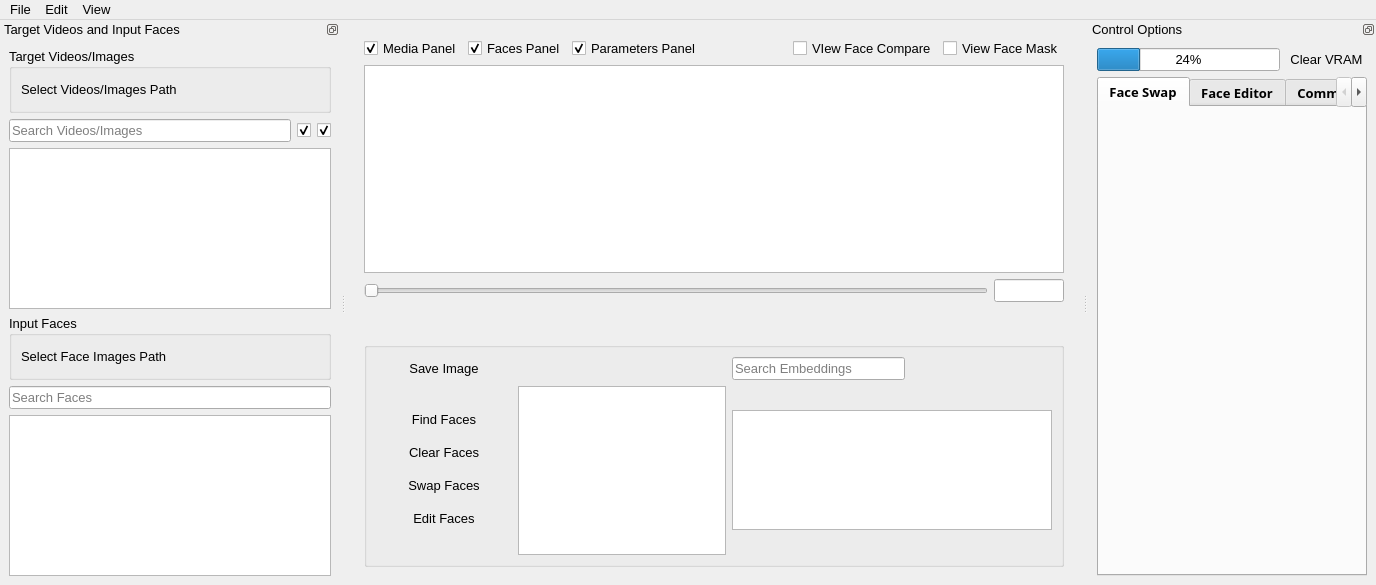
<?xml version="1.0" encoding="UTF-8"?>
<ui version="4.0">
 <class>MainWindow</class>
 <widget class="QMainWindow" name="MainWindow">
  <property name="geometry">
   <rect>
    <x>0</x>
    <y>0</y>
    <width>1376</width>
    <height>585</height>
   </rect>
  </property>
  <property name="font">
   <font>
    <pointsize>10</pointsize>
   </font>
  </property>
  <property name="windowTitle">
   <string>VisoMaster v0.1.6</string>
  </property>
  <property name="windowIcon">
   <iconset resource="media.qrc">
    <normaloff>:/media/media/visomaster_small.png</normaloff>:/media/media/visomaster_small.png</iconset>
  </property>
  <widget class="QWidget" name="centralwidget">
   <layout class="QHBoxLayout" name="horizontalLayout">
    <item>
     <widget class="QWidget" name="mediaLayout" native="true">
      <property name="sizePolicy">
       <sizepolicy hsizetype="Expanding" vsizetype="Preferred">
        <horstretch>2</horstretch>
        <verstretch>0</verstretch>
       </sizepolicy>
      </property>
      <layout class="QVBoxLayout" name="verticalLayout">
       <item>
        <layout class="QHBoxLayout" name="panelVisibilityCheckBoxLayout">
         <item>
          <widget class="QCheckBox" name="mediaPanelCheckBox">
           <property name="text">
            <string>Media Panel</string>
           </property>
           <property name="checked">
            <bool>true</bool>
           </property>
          </widget>
         </item>
         <item>
          <widget class="QCheckBox" name="facesPanelCheckBox">
           <property name="text">
            <string>Faces Panel</string>
           </property>
           <property name="checked">
            <bool>true</bool>
           </property>
          </widget>
         </item>
         <item>
          <widget class="QCheckBox" name="parametersPanelCheckBox">
           <property name="text">
            <string>Parameters Panel</string>
           </property>
           <property name="checked">
            <bool>true</bool>
           </property>
          </widget>
         </item>
         <item>
          <spacer name="horizontalSpacer_8">
           <property name="orientation">
            <enum>Qt::Orientation::Horizontal</enum>
           </property>
           <property name="sizeHint" stdset="0">
            <size>
             <width>20</width>
             <height>20</height>
            </size>
           </property>
          </spacer>
         </item>
         <item>
          <widget class="QCheckBox" name="faceCompareCheckBox">
           <property name="text">
            <string>VIew Face Compare</string>
           </property>
          </widget>
         </item>
         <item>
          <widget class="QCheckBox" name="faceMaskCheckBox">
           <property name="text">
            <string>View Face Mask</string>
           </property>
          </widget>
         </item>
        </layout>
       </item>
       <item>
        <widget class="QGraphicsView" name="graphicsViewFrame"/>
       </item>
       <item>
        <layout class="QVBoxLayout" name="verticalLayoutMediaControls">
         <item>
          <layout class="QHBoxLayout" name="horizontalLayoutMediaSlider">
           <item>
            <widget class="QSlider" name="videoSeekSlider">
             <property name="orientation">
              <enum>Qt::Orientation::Horizontal</enum>
             </property>
            </widget>
           </item>
           <item>
            <widget class="QLineEdit" name="videoSeekLineEdit">
             <property name="sizePolicy">
              <sizepolicy hsizetype="Preferred" vsizetype="Fixed">
               <horstretch>0</horstretch>
               <verstretch>0</verstretch>
              </sizepolicy>
             </property>
             <property name="maximumSize">
              <size>
               <width>70</width>
               <height>16777215</height>
              </size>
             </property>
             <property name="toolTip">
              <string>Frame Number</string>
             </property>
             <property name="clearButtonEnabled">
              <bool>false</bool>
             </property>
            </widget>
           </item>
          </layout>
         </item>
         <item>
          <layout class="QHBoxLayout" name="horizontalLayoutMediaButtons">
           <item>
            <spacer name="horizontalSpacer">
             <property name="orientation">
              <enum>Qt::Orientation::Horizontal</enum>
             </property>
             <property name="sizeType">
              <enum>QSizePolicy::Policy::MinimumExpanding</enum>
             </property>
             <property name="sizeHint" stdset="0">
              <size>
               <width>40</width>
               <height>20</height>
              </size>
             </property>
            </spacer>
           </item>
           <item>
            <widget class="QPushButton" name="frameRewindButton">
             <property name="sizePolicy">
              <sizepolicy hsizetype="MinimumExpanding" vsizetype="Fixed">
               <horstretch>0</horstretch>
               <verstretch>0</verstretch>
              </sizepolicy>
             </property>
             <property name="maximumSize">
              <size>
               <width>100</width>
               <height>16777215</height>
              </size>
             </property>
             <property name="text">
              <string/>
             </property>
             <property name="icon">
              <iconset resource="media.qrc">
               <normaloff>:/media/media/previous_marker_off.png</normaloff>:/media/media/previous_marker_off.png</iconset>
             </property>
             <property name="flat">
              <bool>true</bool>
             </property>
            </widget>
           </item>
           <item>
            <spacer name="horizontalSpacer_3">
             <property name="orientation">
              <enum>Qt::Orientation::Horizontal</enum>
             </property>
             <property name="sizeType">
              <enum>QSizePolicy::Policy::Minimum</enum>
             </property>
             <property name="sizeHint" stdset="0">
              <size>
               <width>40</width>
               <height>20</height>
              </size>
             </property>
            </spacer>
           </item>
           <item>
            <widget class="QPushButton" name="buttonMediaRecord">
             <property name="text">
              <string/>
             </property>
             <property name="icon">
              <iconset resource="media.qrc">
               <normaloff>:/media/media/rec_off.png</normaloff>:/media/media/rec_off.png</iconset>
             </property>
             <property name="checkable">
              <bool>true</bool>
             </property>
             <property name="flat">
              <bool>true</bool>
             </property>
            </widget>
           </item>
           <item>
            <spacer name="horizontalSpacer_6">
             <property name="orientation">
              <enum>Qt::Orientation::Horizontal</enum>
             </property>
             <property name="sizeType">
              <enum>QSizePolicy::Policy::Minimum</enum>
             </property>
             <property name="sizeHint" stdset="0">
              <size>
               <width>30</width>
               <height>20</height>
              </size>
             </property>
            </spacer>
           </item>
           <item>
            <widget class="QPushButton" name="buttonMediaPlay">
             <property name="sizePolicy">
              <sizepolicy hsizetype="MinimumExpanding" vsizetype="Minimum">
               <horstretch>0</horstretch>
               <verstretch>0</verstretch>
              </sizepolicy>
             </property>
             <property name="maximumSize">
              <size>
               <width>100</width>
               <height>16777215</height>
              </size>
             </property>
             <property name="text">
              <string/>
             </property>
             <property name="icon">
              <iconset resource="media.qrc">
               <normaloff>:/media/media/play_off.png</normaloff>:/media/media/play_off.png</iconset>
             </property>
             <property name="checkable">
              <bool>true</bool>
             </property>
             <property name="flat">
              <bool>true</bool>
             </property>
            </widget>
           </item>
           <item>
            <spacer name="horizontalSpacer_4">
             <property name="orientation">
              <enum>Qt::Orientation::Horizontal</enum>
             </property>
             <property name="sizeType">
              <enum>QSizePolicy::Policy::Minimum</enum>
             </property>
             <property name="sizeHint" stdset="0">
              <size>
               <width>40</width>
               <height>20</height>
              </size>
             </property>
            </spacer>
           </item>
           <item>
            <widget class="QPushButton" name="frameAdvanceButton">
             <property name="sizePolicy">
              <sizepolicy hsizetype="MinimumExpanding" vsizetype="Fixed">
               <horstretch>0</horstretch>
               <verstretch>0</verstretch>
              </sizepolicy>
             </property>
             <property name="maximumSize">
              <size>
               <width>100</width>
               <height>16777215</height>
              </size>
             </property>
             <property name="text">
              <string/>
             </property>
             <property name="icon">
              <iconset resource="media.qrc">
               <normaloff>:/media/media/next_marker_off.png</normaloff>:/media/media/next_marker_off.png</iconset>
             </property>
             <property name="flat">
              <bool>true</bool>
             </property>
            </widget>
           </item>
           <item>
            <spacer name="horizontalSpacer_2">
             <property name="orientation">
              <enum>Qt::Orientation::Horizontal</enum>
             </property>
             <property name="sizeType">
              <enum>QSizePolicy::Policy::Minimum</enum>
             </property>
             <property name="sizeHint" stdset="0">
              <size>
               <width>40</width>
               <height>20</height>
              </size>
             </property>
            </spacer>
           </item>
           <item>
            <widget class="QPushButton" name="addMarkerButton">
             <property name="toolTip">
              <string>Add Marker</string>
             </property>
             <property name="text">
              <string/>
             </property>
             <property name="icon">
              <iconset resource="media.qrc">
               <normaloff>:/media/media/add_marker_hover.png</normaloff>:/media/media/add_marker_hover.png</iconset>
             </property>
             <property name="flat">
              <bool>true</bool>
             </property>
            </widget>
           </item>
           <item>
            <widget class="QPushButton" name="removeMarkerButton">
             <property name="toolTip">
              <string>Remove Marker</string>
             </property>
             <property name="text">
              <string/>
             </property>
             <property name="icon">
              <iconset resource="media.qrc">
               <normaloff>:/media/media/remove_marker_hover.png</normaloff>:/media/media/remove_marker_hover.png</iconset>
             </property>
             <property name="flat">
              <bool>true</bool>
             </property>
            </widget>
           </item>
           <item>
            <widget class="QPushButton" name="previousMarkerButton">
             <property name="toolTip">
              <string>Move to Previous Marker</string>
             </property>
             <property name="text">
              <string/>
             </property>
             <property name="icon">
              <iconset resource="media.qrc">
               <normaloff>:/media/media/previous_marker_hover.png</normaloff>:/media/media/previous_marker_hover.png</iconset>
             </property>
             <property name="flat">
              <bool>true</bool>
             </property>
            </widget>
           </item>
           <item>
            <widget class="QPushButton" name="nextMarkerButton">
             <property name="toolTip">
              <string>Move to Next Marker</string>
             </property>
             <property name="text">
              <string/>
             </property>
             <property name="icon">
              <iconset resource="media.qrc">
               <normaloff>:/media/media/next_marker_hover.png</normaloff>:/media/media/next_marker_hover.png</iconset>
             </property>
             <property name="flat">
              <bool>true</bool>
             </property>
            </widget>
           </item>
           <item>
            <widget class="QPushButton" name="viewFullScreenButton">
             <property name="toolTip">
              <string>View Fullscreen (F11)</string>
             </property>
             <property name="text">
              <string/>
             </property>
             <property name="icon">
              <iconset resource="media.qrc">
               <normaloff>:/media/media/fullscreen.png</normaloff>:/media/media/fullscreen.png</iconset>
             </property>
             <property name="flat">
              <bool>true</bool>
             </property>
            </widget>
           </item>
           <item>
            <spacer name="horizontalSpacer_5">
             <property name="orientation">
              <enum>Qt::Orientation::Horizontal</enum>
             </property>
             <property name="sizeHint" stdset="0">
              <size>
               <width>40</width>
               <height>20</height>
              </size>
             </property>
            </spacer>
           </item>
          </layout>
         </item>
        </layout>
       </item>
       <item>
        <spacer name="verticalSpacer">
         <property name="orientation">
          <enum>Qt::Orientation::Vertical</enum>
         </property>
         <property name="sizeType">
          <enum>QSizePolicy::Policy::Preferred</enum>
         </property>
         <property name="sizeHint" stdset="0">
          <size>
           <width>20</width>
           <height>5</height>
          </size>
         </property>
        </spacer>
       </item>
       <item>
        <widget class="QGroupBox" name="facesPanelGroupBox">
         <property name="sizePolicy">
          <sizepolicy hsizetype="Preferred" vsizetype="Fixed">
           <horstretch>0</horstretch>
           <verstretch>0</verstretch>
          </sizepolicy>
         </property>
         <property name="minimumSize">
          <size>
           <width>0</width>
           <height>180</height>
          </size>
         </property>
         <property name="maximumSize">
          <size>
           <width>16777215</width>
           <height>225</height>
          </size>
         </property>
         <property name="autoFillBackground">
          <bool>false</bool>
         </property>
         <property name="flat">
          <bool>true</bool>
         </property>
         <property name="checkable">
          <bool>false</bool>
         </property>
         <layout class="QGridLayout" name="gridLayout_2">
          <item row="1" column="0">
           <widget class="QWidget" name="facesButtonsWidget" native="true">
            <property name="sizePolicy">
             <sizepolicy hsizetype="Minimum" vsizetype="Preferred">
              <horstretch>0</horstretch>
              <verstretch>0</verstretch>
             </sizepolicy>
            </property>
            <layout class="QVBoxLayout" name="verticalLayout_8">
             <item>
              <widget class="QWidget" name="verticalWidget" native="true">
               <layout class="QVBoxLayout" name="controlButtonsLayout">
                <item>
                 <widget class="QPushButton" name="findTargetFacesButton">
                  <property name="minimumSize">
                   <size>
                    <width>100</width>
                    <height>0</height>
                   </size>
                  </property>
                  <property name="text">
                   <string>Find Faces</string>
                  </property>
                  <property name="checkable">
                   <bool>false</bool>
                  </property>
                  <property name="flat">
                   <bool>true</bool>
                  </property>
                 </widget>
                </item>
                <item>
                 <widget class="QPushButton" name="clearTargetFacesButton">
                  <property name="text">
                   <string>Clear Faces</string>
                  </property>
                  <property name="checkable">
                   <bool>false</bool>
                  </property>
                  <property name="flat">
                   <bool>true</bool>
                  </property>
                 </widget>
                </item>
                <item>
                 <widget class="QPushButton" name="swapfacesButton">
                  <property name="text">
                   <string>Swap Faces</string>
                  </property>
                  <property name="checkable">
                   <bool>true</bool>
                  </property>
                  <property name="flat">
                   <bool>true</bool>
                  </property>
                 </widget>
                </item>
                <item>
                 <widget class="QPushButton" name="editFacesButton">
                  <property name="text">
                   <string>Edit Faces</string>
                  </property>
                  <property name="checkable">
                   <bool>true</bool>
                  </property>
                  <property name="default">
                   <bool>false</bool>
                  </property>
                  <property name="flat">
                   <bool>true</bool>
                  </property>
                 </widget>
                </item>
               </layout>
              </widget>
             </item>
            </layout>
           </widget>
          </item>
          <item row="1" column="2">
           <widget class="QListWidget" name="inputEmbeddingsList">
            <property name="sizePolicy">
             <sizepolicy hsizetype="Expanding" vsizetype="Fixed">
              <horstretch>4</horstretch>
              <verstretch>0</verstretch>
             </sizepolicy>
            </property>
            <property name="minimumSize">
             <size>
              <width>320</width>
              <height>120</height>
             </size>
            </property>
            <property name="maximumSize">
             <size>
              <width>16777215</width>
              <height>120</height>
             </size>
            </property>
            <property name="verticalScrollBarPolicy">
             <enum>Qt::ScrollBarAlwaysOff</enum>
            </property>
            <property name="horizontalScrollBarPolicy">
             <enum>Qt::ScrollBarAsNeeded</enum>
            </property>
            <property name="toolTip">
             <string>Save Embedding</string>
            </property>
            <property name="uniformItemSizes">
             <bool>true</bool>
            </property>
            <property name="viewMode">
             <enum>QListView::IconMode</enum>
            </property>
            <property name="movement">
             <enum>QListView::Static</enum>
            </property>
            <property name="wrapping">
             <bool>true</bool>
            </property>
            <property name="layoutMode">
             <enum>QListView::Batched</enum>
            </property>
            <property name="spacing">
             <number>4</number>
            </property>
            <property name="autoScroll">
             <bool>false</bool>
            </property>
           </widget>
          </item>
          <item row="0" column="0">
           <layout class="QHBoxLayout" name="horizontalLayout_4">
            <item>
             <widget class="QPushButton" name="saveImageButton">
              <property name="text">
               <string>Save Image</string>
              </property>
              <property name="flat">
               <bool>true</bool>
              </property>
             </widget>
            </item>
           </layout>
          </item>
          <item row="0" column="2">
           <layout class="QHBoxLayout" name="horizontalLayout_3">
            <item>
             <widget class="QLineEdit" name="inputEmbeddingsSearchBox">
              <property name="placeholderText">
               <string>Search Embeddings</string>
              </property>
             </widget>
            </item>
            <item>
             <widget class="QPushButton" name="openEmbeddingButton">
              <property name="toolTip">
               <string>Open Embedding File</string>
              </property>
              <property name="text">
               <string/>
              </property>
              <property name="icon">
               <iconset resource="media.qrc">
                <normaloff>:/media/media/open_file.png</normaloff>:/media/media/open_file.png</iconset>
              </property>
              <property name="flat">
               <bool>true</bool>
              </property>
             </widget>
            </item>
            <item>
             <widget class="QPushButton" name="saveEmbeddingButton">
              <property name="toolTip">
               <string>Save Embedding</string>
              </property>
              <property name="text">
               <string/>
              </property>
              <property name="icon">
               <iconset resource="media.qrc">
                <normaloff>:/media/media/save_file.png</normaloff>:/media/media/save_file.png</iconset>
              </property>
              <property name="flat">
               <bool>true</bool>
              </property>
             </widget>
            </item>
            <item>
             <widget class="QPushButton" name="saveEmbeddingAsButton">
              <property name="toolTip">
               <string>Save Embedding As</string>
              </property>
              <property name="text">
               <string/>
              </property>
              <property name="icon">
               <iconset resource="media.qrc">
                <normaloff>:/media/media/save_file_as.png</normaloff>:/media/media/save_file_as.png</iconset>
              </property>
              <property name="flat">
               <bool>true</bool>
              </property>
             </widget>
            </item>
           </layout>
          </item>
          <item row="1" column="1">
           <widget class="QListWidget" name="targetFacesList">
            <property name="autoFillBackground">
             <bool>true</bool>
            </property>
            <property name="autoScroll">
             <bool>false</bool>
            </property>
           </widget>
          </item>
         </layout>
        </widget>
       </item>
      </layout>
     </widget>
    </item>
   </layout>
  </widget>
  <widget class="QDockWidget" name="input_Target_DockWidget">
   <property name="sizePolicy">
    <sizepolicy hsizetype="Preferred" vsizetype="Preferred">
     <horstretch>4</horstretch>
     <verstretch>0</verstretch>
    </sizepolicy>
   </property>
   <property name="minimumSize">
    <size>
     <width>340</width>
     <height>369</height>
    </size>
   </property>
   <property name="features">
    <set>QDockWidget::DockWidgetFeature::DockWidgetFloatable|QDockWidget::DockWidgetFeature::DockWidgetMovable</set>
   </property>
   <property name="windowTitle">
    <string>Target Videos and Input Faces</string>
   </property>
   <attribute name="dockWidgetArea">
    <number>1</number>
   </attribute>
   <widget class="QWidget" name="dockWidgetContents">
    <layout class="QGridLayout" name="gridLayout_4">
     <item row="0" column="0">
      <layout class="QVBoxLayout" name="vboxLayout">
       <item>
        <widget class="QGroupBox" name="groupBox_TargetVideos_Select">
         <property name="title">
          <string>Target Videos/Images</string>
         </property>
         <layout class="QGridLayout" name="gridLayout_3">
          <item row="0" column="0">
           <layout class="QHBoxLayout" name="horizontalLayout_7">
            <item>
             <widget class="QLabel" name="labelTargetVideosPath">
              <property name="text">
               <string>Select Videos/Images Path</string>
              </property>
              <property name="wordWrap">
               <bool>false</bool>
              </property>
             </widget>
            </item>
            <item>
             <widget class="QPushButton" name="buttonTargetVideosPath">
              <property name="sizePolicy">
               <sizepolicy hsizetype="Fixed" vsizetype="Fixed">
                <horstretch>0</horstretch>
                <verstretch>0</verstretch>
               </sizepolicy>
              </property>
              <property name="toolTip">
               <string>Choose Target Media Folder</string>
              </property>
              <property name="text">
               <string/>
              </property>
              <property name="icon">
               <iconset resource="media.qrc">
                <normaloff>:/media/media/open_file.png</normaloff>:/media/media/open_file.png</iconset>
              </property>
              <property name="iconSize">
               <size>
                <width>18</width>
                <height>18</height>
               </size>
              </property>
              <property name="flat">
               <bool>true</bool>
              </property>
             </widget>
            </item>
           </layout>
          </item>
         </layout>
        </widget>
       </item>
       <item>
        <layout class="QHBoxLayout" name="horizontalLayout_9">
         <item>
          <widget class="QLineEdit" name="targetVideosSearchBox">
           <property name="text">
            <string/>
           </property>
           <property name="placeholderText">
            <string>Search Videos/Images</string>
           </property>
          </widget>
         </item>
         <item>
          <widget class="QCheckBox" name="filterImagesCheckBox">
           <property name="toolTip">
            <string>Include Images</string>
           </property>
           <property name="text">
            <string/>
           </property>
           <property name="icon">
            <iconset resource="media.qrc">
             <normaloff>:/media/media/image.png</normaloff>:/media/media/image.png</iconset>
           </property>
           <property name="checked">
            <bool>true</bool>
           </property>
          </widget>
         </item>
         <item>
          <widget class="QCheckBox" name="filterVideosCheckBox">
           <property name="toolTip">
            <string>Include Videos</string>
           </property>
           <property name="text">
            <string/>
           </property>
           <property name="icon">
            <iconset resource="media.qrc">
             <normaloff>:/media/media/video.png</normaloff>:/media/media/video.png</iconset>
           </property>
           <property name="checked">
            <bool>true</bool>
           </property>
          </widget>
         </item>
        </layout>
       </item>
       <item>
        <widget class="QListWidget" name="targetVideosList">
         <property name="acceptDrops">
          <bool>true</bool>
         </property>
         <property name="autoScroll">
          <bool>false</bool>
         </property>
        </widget>
       </item>
       <item>
        <widget class="QGroupBox" name="groupBox_InputFaces_Select">
         <property name="title">
          <string>Input Faces</string>
         </property>
         <layout class="QGridLayout" name="gridLayout">
          <item row="0" column="0">
           <layout class="QHBoxLayout" name="horizontalLayout_8">
            <item>
             <widget class="QLabel" name="labelInputFacesPath">
              <property name="text">
               <string>Select Face Images Path</string>
              </property>
             </widget>
            </item>
            <item>
             <widget class="QPushButton" name="buttonInputFacesPath">
              <property name="sizePolicy">
               <sizepolicy hsizetype="Fixed" vsizetype="Fixed">
                <horstretch>0</horstretch>
                <verstretch>0</verstretch>
               </sizepolicy>
              </property>
              <property name="toolTip">
               <string>Choose Input Faces Folder</string>
              </property>
              <property name="text">
               <string/>
              </property>
              <property name="icon">
               <iconset resource="media.qrc">
                <normaloff>:/media/media/open_file.png</normaloff>:/media/media/open_file.png</iconset>
              </property>
              <property name="iconSize">
               <size>
                <width>18</width>
                <height>18</height>
               </size>
              </property>
              <property name="flat">
               <bool>true</bool>
              </property>
             </widget>
            </item>
           </layout>
          </item>
         </layout>
        </widget>
       </item>
       <item>
        <widget class="QLineEdit" name="inputFacesSearchBox">
         <property name="placeholderText">
          <string>Search Faces</string>
         </property>
        </widget>
       </item>
       <item>
        <widget class="QListWidget" name="inputFacesList">
         <property name="acceptDrops">
          <bool>true</bool>
         </property>
         <property name="autoScroll">
          <bool>false</bool>
         </property>
        </widget>
       </item>
      </layout>
     </item>
    </layout>
   </widget>
  </widget>
  <widget class="QDockWidget" name="controlOptionsDockWidget">
   <property name="features">
    <set>QDockWidget::DockWidgetFeature::DockWidgetFloatable|QDockWidget::DockWidgetFeature::DockWidgetMovable</set>
   </property>
   <property name="windowTitle">
    <string>Control Options</string>
   </property>
   <attribute name="dockWidgetArea">
    <number>2</number>
   </attribute>
   <widget class="QWidget" name="dockWidgetContents_2">
    <layout class="QGridLayout" name="gridLayout_5">
     <item row="1" column="0">
      <widget class="QTabWidget" name="tabWidget">
       <property name="sizePolicy">
        <sizepolicy hsizetype="Expanding" vsizetype="Preferred">
         <horstretch>1</horstretch>
         <verstretch>0</verstretch>
        </sizepolicy>
       </property>
       <property name="font">
        <font>
         <family>Segoe UI Semibold</family>
         <pointsize>10</pointsize>
         <bold>true</bold>
        </font>
       </property>
       <property name="layoutDirection">
        <enum>Qt::LayoutDirection::LeftToRight</enum>
       </property>
       <property name="tabPosition">
        <enum>QTabWidget::TabPosition::North</enum>
       </property>
       <property name="currentIndex">
        <number>0</number>
       </property>
       <property name="tabsClosable">
        <bool>false</bool>
       </property>
       <property name="movable">
        <bool>true</bool>
       </property>
       <property name="tabBarAutoHide">
        <bool>false</bool>
       </property>
       <widget class="QWidget" name="face_swap_tab">
        <attribute name="title">
         <string>Face Swap</string>
        </attribute>
        <layout class="QVBoxLayout" name="verticalLayout_4">
         <item>
          <layout class="QVBoxLayout" name="swapWidgetsLayout"/>
         </item>
        </layout>
       </widget>
       <widget class="QWidget" name="face_editor_tab">
        <attribute name="title">
         <string>Face Editor</string>
        </attribute>
        <layout class="QVBoxLayout" name="verticalLayout_3">
         <item>
          <layout class="QVBoxLayout" name="faceEditorWidgetsLayout"/>
         </item>
        </layout>
       </widget>
       <widget class="QWidget" name="common_tab">
        <attribute name="title">
         <string>Common</string>
        </attribute>
        <layout class="QVBoxLayout" name="commonWidgetsLayout_1">
         <item>
          <layout class="QVBoxLayout" name="commonWidgetsLayout"/>
         </item>
        </layout>
       </widget>
       <widget class="QWidget" name="settings_tab">
        <attribute name="title">
         <string>Settings</string>
        </attribute>
        <layout class="QVBoxLayout" name="verticalLayout_2">
         <item>
          <widget class="QLabel" name="label">
           <property name="text">
            <string>Output Directory</string>
           </property>
          </widget>
         </item>
         <item>
          <layout class="QVBoxLayout" name="settingsWidgetsLayout">
           <item>
            <layout class="QHBoxLayout" name="outputFolderSelectionLayout">
             <item>
              <widget class="QLineEdit" name="outputFolderLineEdit">
               <property name="readOnly">
                <bool>true</bool>
               </property>
              </widget>
             </item>
             <item>
              <widget class="QPushButton" name="outputFolderButton">
               <property name="text">
                <string>Browse Folder</string>
               </property>
               <property name="flat">
                <bool>false</bool>
               </property>
              </widget>
             </item>
            </layout>
           </item>
          </layout>
         </item>
        </layout>
       </widget>
      </widget>
     </item>
     <item row="0" column="0">
      <layout class="QHBoxLayout" name="horizontalLayout_2">
       <item>
        <widget class="QProgressBar" name="vramProgressBar">
         <property name="value">
          <number>24</number>
         </property>
        </widget>
       </item>
       <item>
        <widget class="QPushButton" name="clearMemoryButton">
         <property name="text">
          <string>Clear VRAM</string>
         </property>
         <property name="flat">
          <bool>true</bool>
         </property>
        </widget>
       </item>
      </layout>
     </item>
    </layout>
   </widget>
  </widget>
  <widget class="QMenuBar" name="topMenuBar">
   <property name="geometry">
    <rect>
     <x>0</x>
     <y>0</y>
     <width>1376</width>
     <height>33</height>
    </rect>
   </property>
   <widget class="QMenu" name="menuFile">
    <property name="title">
     <string>File</string>
    </property>
    <addaction name="actionLoad_SavedWorkspace"/>
    <addaction name="actionSave_CurrentWorkspace"/>
    <addaction name="separator"/>
    <addaction name="actionOpen_Videos_Folder"/>
    <addaction name="actionOpen_Video_Files"/>
    <addaction name="separator"/>
    <addaction name="actionLoad_Source_Images_Folder"/>
    <addaction name="actionLoad_Source_Image_Files"/>
    <addaction name="separator"/>
    <addaction name="actionLoad_Embeddings"/>
    <addaction name="actionSave_Embeddings"/>
    <addaction name="actionSave_Embeddings_As"/>
   </widget>
   <widget class="QMenu" name="menuEdit">
    <property name="title">
     <string>Edit</string>
    </property>
    <addaction name="actionTest_2"/>
   </widget>
   <widget class="QMenu" name="menuView">
    <property name="title">
     <string>View</string>
    </property>
    <addaction name="actionView_Fullscreen_F11"/>
   </widget>
   <addaction name="menuFile"/>
   <addaction name="menuEdit"/>
   <addaction name="menuView"/>
  </widget>
  <action name="actionExit">
   <property name="text">
    <string>Exit</string>
   </property>
  </action>
  <action name="actionLoad_Embeddings">
   <property name="text">
    <string>Load Embeddings</string>
   </property>
  </action>
  <action name="actionSave_Embeddings">
   <property name="text">
    <string>Save Embeddings</string>
   </property>
  </action>
  <action name="actionSave_Embeddings_As">
   <property name="text">
    <string>Save Embeddings As</string>
   </property>
  </action>
  <action name="actionOpen_Videos_Folder">
   <property name="text">
    <string>Load Target Images/Videos Folder</string>
   </property>
  </action>
  <action name="actionOpen_Video_Files">
   <property name="text">
    <string>Load Target Image/Video Files</string>
   </property>
  </action>
  <action name="actionLoad_Source_Images_Folder">
   <property name="text">
    <string>Load Source Images Folder</string>
   </property>
  </action>
  <action name="actionLoad_Source_Image_Files">
   <property name="text">
    <string>Load Source Image Files</string>
   </property>
  </action>
  <action name="actionView_Fullscreen_F11">
   <property name="text">
    <string>View Fullscreen (F11)</string>
   </property>
  </action>
  <action name="actionTest">
   <property name="text">
    <string>Test</string>
   </property>
  </action>
  <action name="actionLoad_Saved_Workspace">
   <property name="text">
    <string>Load Saved Workspace</string>
   </property>
  </action>
  <action name="actionSave_Current_Workspace">
   <property name="text">
    <string>Save Current Workspace</string>
   </property>
  </action>
  <action name="actionTest_2">
   <property name="text">
    <string>Test</string>
   </property>
  </action>
  <action name="actionLoad_SavedWorkspace">
   <property name="text">
    <string>Load Saved Workspace</string>
   </property>
  </action>
  <action name="actionSave_CurrentWorkspace">
   <property name="text">
    <string>Save Current Workspace</string>
   </property>
  </action>
 </widget>
 <resources>
  <include location="media.qrc"/>
 </resources>
 <connections/>
</ui>
